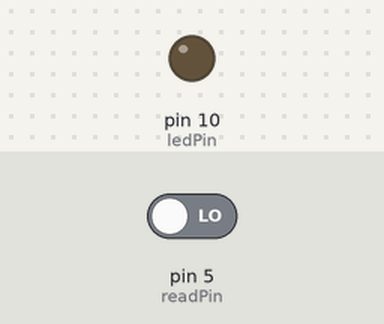
This sketch was run on a simulated Arduino Uno, built with avr-gcc and run on an emulated ATmega328P. On the bench: output pins drawn as LEDs (lit = HIGH). The inputs (shaded band) are chosen by the test bench; at power-on: pin 5 (readPin) LOW.

Above: at 1.2 s.
1.3 s: pin 5 (readPin) driven HIGH
At 1.9 s:
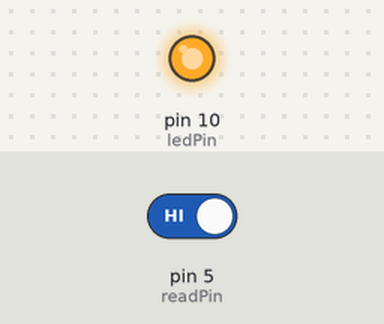
2.8 s: pin 5 (readPin) driven LOW
At 4.2 s:
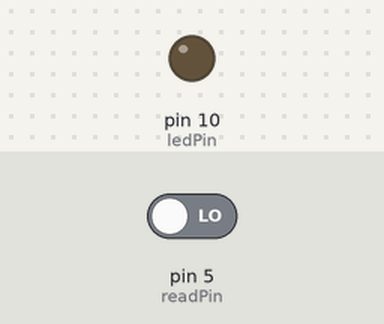
Timing chart, 0 to 5.8 s (numbered marks = the images above; inputs shaded):
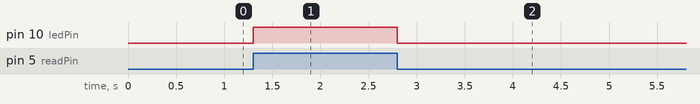

The sketch:

botao.ino
```cpp
// pra esse sketch precisa de:
// um resistor de 10k
// um resistor de 300
// um botao
// jumpers
// um led

// ligue o 5V do arduino com a perna inferior dir do botao
// ligue o resistor de 10k com a perna inferior esq do botao
// ligue o gnd do arduino com a outra perna do resistor
// ligue um jumper na perna superior esq do botao com o pino 5 digital
// ligue um jumper no pino 10 digital ao resistor de 300
// ligue a outra ponta do resistor com a perna maior do led
// ligue a perna menor do led no gnd

// YOU ARE READY TO GO!!!

int readPin = 5; //definimos 5 como pino que vai ler a info do botao
int ledPin = 10; // definimos 10 como pino que vai acender o led

// setup roda antes do loop e apenas quando o codigo e enviado ao arduino
void setup() {
  pinMode(readPin, INPUT);// definimos que o pino 5 vai ser do tipo LEITURA
  pinMode(ledPin, OUTPUT);// definimos que o pino 10 vai ser do tipo ESCRITA  Serial.begin(9600);

}

// a funço loop repete enquanto o arduino tiver energia.
void loop() {

    if (digitalRead(readPin)==HIGH){ // se a leitura do pino 5 for 1
      digitalWrite(ledPin,HIGH); // acione o pino 10 (acenda o LED)
      Serial.write(0);// escreva 0 na porta serial
    }else{ //senao
      digitalWrite(ledPin, LOW); // desacione o pino 10 (apaga o LED)
      Serial.write(1); // escreva 1 na porta serial
      //Serial.print(1);
    }

    delay(100); // espere 100ms. para esperar 1s use delay(1000).


}
```

Measured:
- after the input at 1.3 s, pin 10 (ledPin): LOW → HIGH at once
- after the input at 2.8 s, pin 10 (ledPin): HIGH → LOW at once
